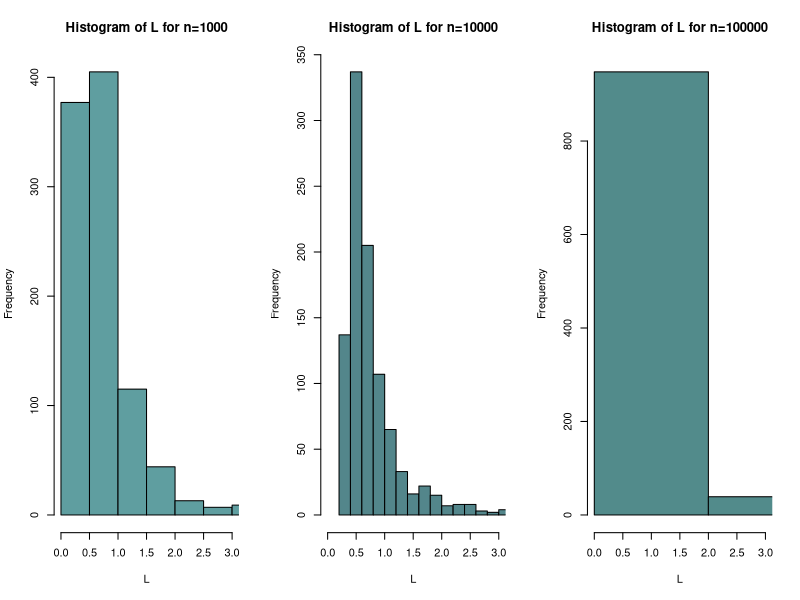
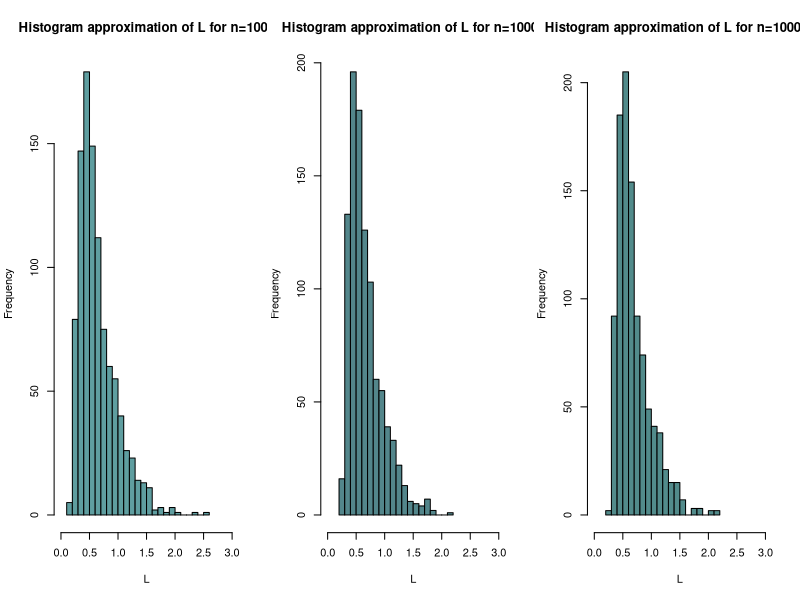

Recreate these plots in R, in order. (Note: a time limit stopped this script after it produced the figures.)
options("scipen"=100, "digits"=4)


gamma = function(n, epsilon=0.1) {
   return((1-epsilon)*sqrt(2*log(n)))
}


L = function(n, Y, epsilon=0.1){
    return(mean(exp(Y*gamma(n,epsilon) - (gamma(n,epsilon)^2)/2)))
}


hatL = function(n, Y, epsilon=0.1){
    return(mean(exp(gamma(n,epsilon)*Y*ifelse(Y<sqrt(2*log(n)),1,0) - (gamma(n,epsilon)^2)/2)))
}


general = function(n, epsilon=0.1, k=1000) {
    L = c()
    hatL = c()
    p = 0
    for(i in 1:k){
        Y = rnorm(n,0,1)

        L[i]=L(n, Y, epsilon) 

        hatL[i]=hatL(n, Y, epsilon) 

        if (L[i]==hatL[i]) {
           p=p+1
        } 
    }
    return(c(L, hatL, p/k))
}

g = general(n=1000)
L1000 = g[1:1000]
var(L1000)
hatL1000 = g[1001:2000]
var(hatL1000)

g = general(n=10000)
L10000 = g[1:1000]
var(L10000)
hatL10000 =g[1001:2000]
var(hatL10000)

g = general(n=100000)
L100000 = g[1:1000]
var(L100000)
hatL100000 =g[1001:2000]
var(hatL100000)

par(mfrow=c(1,3))
hist(L1000, main="Histogram of L for n=1000",xlim=c(0,3), breaks = 200, xlab="L", col= "cadetblue" )
hist(L10000, main="Histogram of L for n=10000",xlim=c(0,3), breaks = 200, xlab="L", col = "cadetblue4")
hist(L100000, main="Histogram of L for n=100000",xlim=c(0,3), breaks = 200, xlab="L", col = "darkslategray4")

par(mfrow=c(1,3))
hist(hatL1000, main="Histogram approximation of L for n=1000",xlim=c(0,3), breaks = 25, xlab="L", col= "cadetblue" )
hist(hatL10000, main="Histogram approximation of L for n=10000",xlim=c(0,3), breaks = 25, xlab="L", col = "cadetblue4")
hist(hatL100000, main="Histogram approximation of L for n=100000",xlim=c(0,3), breaks = 20, xlab="L", col = "darkslategray4")

###########
general(n=1000, k=10000)[20001]
general(n=10000, k=10000)[20001]
general(n=100000,k=10000)[20001]
